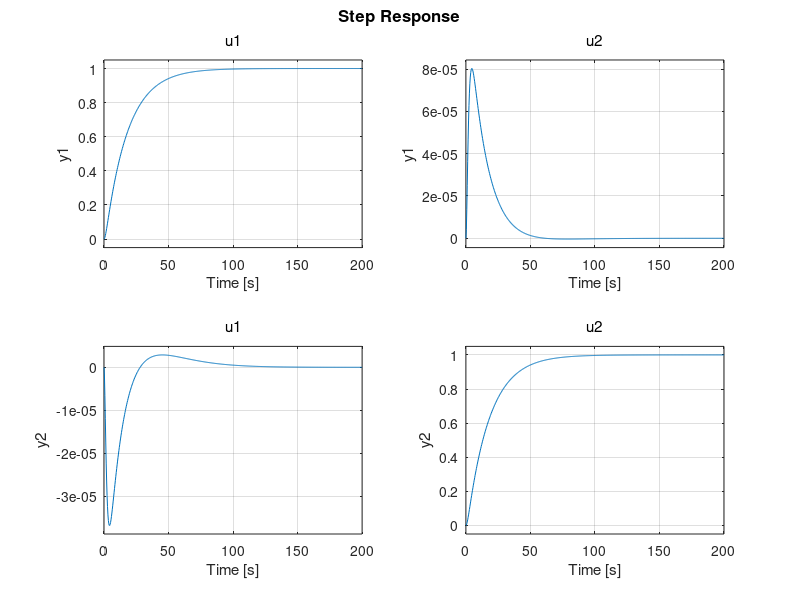
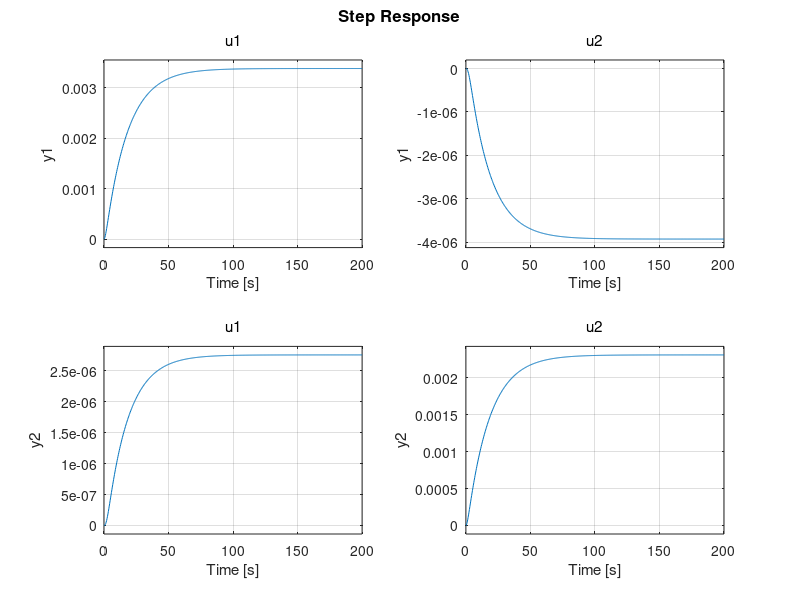

MATLAB code for these plots, in order:
% Control Systems Lab (2020-2021) - Group 3 - Black Box
close all; clear all; clc;

%% Load White-Box Models
load('matrices.mat');

%% State
% Create continuous state space object
%sys = d2c(Ad,'zoh');
% Create discrete state space object
% sys = Ad
% Retrieve state matrices from whitebox model
% A = sys.A;
% B = sys.B;
% C = sys.C;
% D = sys.D;
% Check open loop eigenvalues
E = eig(A);

% Check for Controllability
Contr = ctrb(A,B);
Contr_check = length(A) - rank(Contr); % It is full rank thus controllable

% Control Law (LQR)
Q = [350 0 0 0;   % Penalize bad performance
     0 750 0 0;
     0 0 350 0;
     0 0 0 750];
R = [0.008 0; 0 0.008];  % Penalize effort
L = lqr(A,B,Q,R); % Create Gain Matrix K (LQR)

% Observer poles: P = [-0.49, -0.491, -0.49, -0.491];

% Check Closed Loop Eigenvalues;
Acl = A - B*L;
Ecl = eig(Acl)

% Close Loop System
syscl = ss(Acl, B, C, D);
figure(2);
step(syscl)

% Solve for Kr
Ldc = dcgain(syscl);
Lr = inv(Ldc); % Inverse of dcgain for scaling

% Scaled Close Loop System
syscl_lqr_scaled = ss(Acl, B*Lr, C, D);

% Feedforward Gain G
% G = -inv(C*inv(A-B*K)*B);

% Run
figure(1);
step(syscl_lqr_scaled); % Closed-loop system (Continuous time)

%% Save Workspace
filename = 'LQR_L_LR.mat';
save('LQR_L_LR.mat','L','Lr')

%% Compute U
% 
% U_ref = (reference(3, :).*Kr);
% U_feed = (K.' .* [300, 300, 300, 300; 300, 300, 300, 300].');
% U_input = U_ref - U_feed;